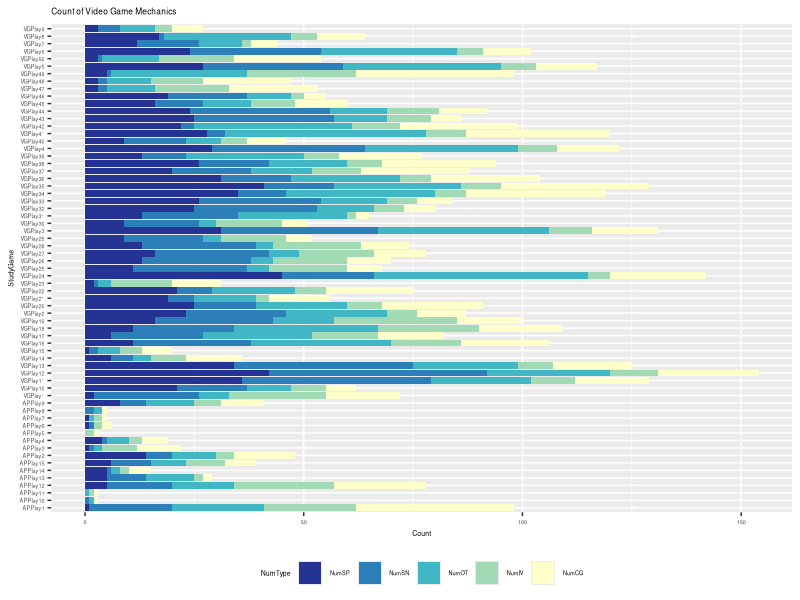
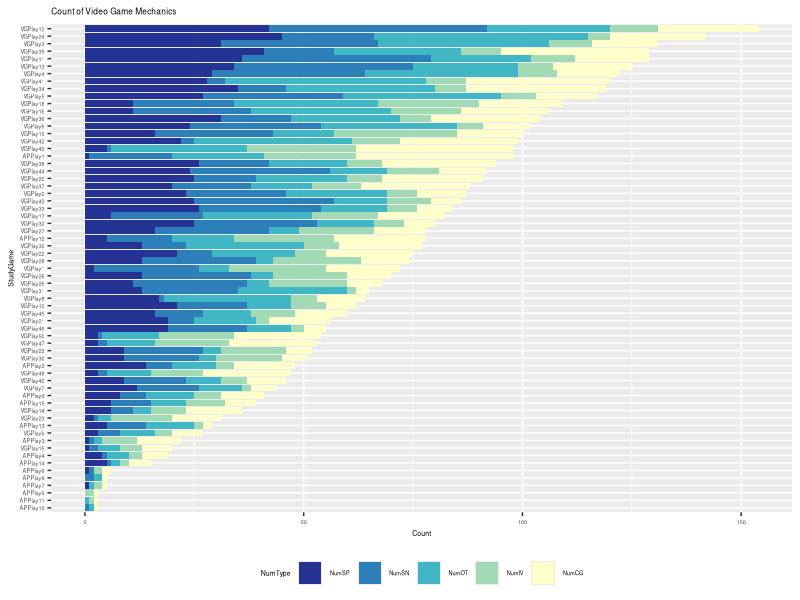

These figures' R source, in order:
## ---- chunk 1
knitr::opts_chunk$set(echo = TRUE)
library(readxl)
library(dplyr)
library(tidyr)
library(ggplot2)
## ---- chunk 2
# read in the data
game_df <- read_excel("TopSelling_MSSP_July28_GameData.xlsx")
participant_df <- read_excel("TopSelling_MSSP_July28_ParticipantData.xlsx")
## ---- chunk 3
# create a subset of the game_df with just Num variables
game_df_num_subset <- game_df %>%
  select(StudyGame, GameName, NumFam, NumOT, NumIV, NumSN, NumSP, NumCG)

# pivot data to prep for visualizations 
game_df_num_subset_longer <- game_df_num_subset %>% 
  pivot_longer(cols = c(NumOT, NumIV, NumSN, NumSP, NumCG), 
               names_to = "NumType", 
               values_to = "Count"
  )
## ---- chunk 4
# stacked bar chart for the 5 game mechanics
ggplot(data = game_df_num_subset_longer, 
       aes(x = StudyGame, y = Count, fill = NumType)) + 
  geom_bar(position="stack", stat="identity") +
  coord_flip() +
  scale_fill_brewer(palette = "YlGnBu", guide=guide_legend(reverse=T)) +
  theme(text = element_text(size=5),
        legend.position = "bottom", legend.box = "horizontal") +
  xlab("StudyGame") + 
  labs(title = "Count of Video Game Mechanics") 


# order by length of bars
ggplot(data = game_df_num_subset_longer, 
      aes(x = reorder(StudyGame, Count, sum), y = Count, fill = NumType)) +
  geom_bar(position="stack", stat="identity") +
  coord_flip() +
  scale_fill_brewer(palette = "YlGnBu", guide=guide_legend(reverse=T)) +
  theme(text = element_text(size=5),
        legend.position = "bottom", legend.box = "horizontal") +
  xlab("StudyGame") + 
  labs(title = "Count of Video Game Mechanics") 
